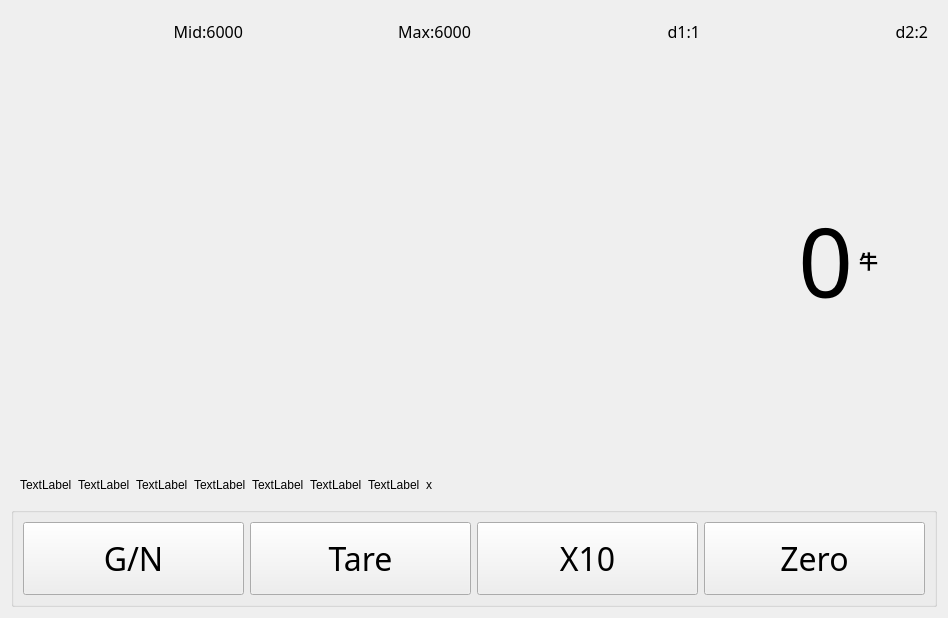
<?xml version="1.0" encoding="UTF-8"?>
<ui version="4.0">
 <class>WeightWidget</class>
 <widget class="QWidget" name="WeightWidget">
  <property name="geometry">
   <rect>
    <x>0</x>
    <y>0</y>
    <width>948</width>
    <height>618</height>
   </rect>
  </property>
  <property name="windowTitle">
   <string>Form</string>
  </property>
  <layout class="QVBoxLayout" name="verticalLayout">
   <item>
    <widget class="QWidget" name="titleStatus" native="true">
     <property name="styleSheet">
      <string notr="true"/>
     </property>
     <layout class="QHBoxLayout" name="horizontalLayout_5">
      <item>
       <widget class="QLabel" name="lbl_display_wet_2">
        <property name="sizePolicy">
         <sizepolicy hsizetype="Expanding" vsizetype="Preferred">
          <horstretch>0</horstretch>
          <verstretch>0</verstretch>
         </sizepolicy>
        </property>
        <property name="font">
         <font>
          <family>Agency FB</family>
          <pointsize>12</pointsize>
         </font>
        </property>
        <property name="text">
         <string>Mid:6000</string>
        </property>
        <property name="alignment">
         <set>Qt::AlignRight|Qt::AlignTrailing|Qt::AlignVCenter</set>
        </property>
       </widget>
      </item>
      <item>
       <widget class="QLabel" name="lbl_display_wet_3">
        <property name="sizePolicy">
         <sizepolicy hsizetype="Expanding" vsizetype="Preferred">
          <horstretch>0</horstretch>
          <verstretch>0</verstretch>
         </sizepolicy>
        </property>
        <property name="font">
         <font>
          <family>Agency FB</family>
          <pointsize>12</pointsize>
         </font>
        </property>
        <property name="autoFillBackground">
         <bool>false</bool>
        </property>
        <property name="text">
         <string>Max:6000</string>
        </property>
        <property name="alignment">
         <set>Qt::AlignRight|Qt::AlignTrailing|Qt::AlignVCenter</set>
        </property>
       </widget>
      </item>
      <item>
       <widget class="QLabel" name="lbl_display_wet_4">
        <property name="sizePolicy">
         <sizepolicy hsizetype="Expanding" vsizetype="Fixed">
          <horstretch>0</horstretch>
          <verstretch>0</verstretch>
         </sizepolicy>
        </property>
        <property name="font">
         <font>
          <family>Agency FB</family>
          <pointsize>12</pointsize>
         </font>
        </property>
        <property name="text">
         <string>d1:1</string>
        </property>
        <property name="alignment">
         <set>Qt::AlignRight|Qt::AlignTrailing|Qt::AlignVCenter</set>
        </property>
       </widget>
      </item>
      <item>
       <widget class="QLabel" name="lbl_display_wet_5">
        <property name="sizePolicy">
         <sizepolicy hsizetype="Expanding" vsizetype="Preferred">
          <horstretch>0</horstretch>
          <verstretch>0</verstretch>
         </sizepolicy>
        </property>
        <property name="font">
         <font>
          <family>Agency FB</family>
          <pointsize>12</pointsize>
         </font>
        </property>
        <property name="text">
         <string>d2:2</string>
        </property>
        <property name="alignment">
         <set>Qt::AlignRight|Qt::AlignTrailing|Qt::AlignVCenter</set>
        </property>
       </widget>
      </item>
     </layout>
    </widget>
   </item>
   <item>
    <widget class="QWidget" name="widgetInfo" native="true">
     <property name="styleSheet">
      <string notr="true"/>
     </property>
     <layout class="QHBoxLayout" name="horizontalLayout_4">
      <item>
       <widget class="QLabel" name="lbl_display_wet">
        <property name="sizePolicy">
         <sizepolicy hsizetype="Expanding" vsizetype="Expanding">
          <horstretch>0</horstretch>
          <verstretch>0</verstretch>
         </sizepolicy>
        </property>
        <property name="font">
         <font>
          <family>Agency FB</family>
          <pointsize>72</pointsize>
         </font>
        </property>
        <property name="styleSheet">
         <string notr="true"/>
        </property>
        <property name="text">
         <string>0</string>
        </property>
        <property name="alignment">
         <set>Qt::AlignRight|Qt::AlignTrailing|Qt::AlignVCenter</set>
        </property>
       </widget>
      </item>
      <item>
       <widget class="QLabel" name="lblunit">
        <property name="sizePolicy">
         <sizepolicy hsizetype="Fixed" vsizetype="Preferred">
          <horstretch>0</horstretch>
          <verstretch>0</verstretch>
         </sizepolicy>
        </property>
        <property name="font">
         <font>
          <family>Agency FB</family>
          <pointsize>14</pointsize>
          <weight>75</weight>
          <bold>true</bold>
         </font>
        </property>
        <property name="text">
         <string>牛</string>
        </property>
       </widget>
      </item>
      <item>
       <spacer name="horizontalSpacer">
        <property name="orientation">
         <enum>Qt::Horizontal</enum>
        </property>
        <property name="sizeType">
         <enum>QSizePolicy::Fixed</enum>
        </property>
        <property name="sizeHint" stdset="0">
         <size>
          <width>50</width>
          <height>20</height>
         </size>
        </property>
       </spacer>
      </item>
     </layout>
    </widget>
   </item>
   <item>
    <widget class="QWidget" name="titleParam" native="true">
     <property name="styleSheet">
      <string notr="true"/>
     </property>
     <layout class="QHBoxLayout" name="horizontalLayout_3" stretch="6,2,2">
      <property name="spacing">
       <number>0</number>
      </property>
      <property name="leftMargin">
       <number>0</number>
      </property>
      <property name="topMargin">
       <number>0</number>
      </property>
      <property name="rightMargin">
       <number>0</number>
      </property>
      <property name="bottomMargin">
       <number>0</number>
      </property>
      <item>
       <widget class="QFrame" name="frame">
        <property name="sizePolicy">
         <sizepolicy hsizetype="Fixed" vsizetype="Preferred">
          <horstretch>0</horstretch>
          <verstretch>0</verstretch>
         </sizepolicy>
        </property>
        <layout class="QHBoxLayout" name="horizontalLayout_10" stretch="1,1,1,1,1,1,1,1">
         <item>
          <widget class="QLabel" name="lbl_stable">
           <property name="sizePolicy">
            <sizepolicy hsizetype="Fixed" vsizetype="Preferred">
             <horstretch>0</horstretch>
             <verstretch>0</verstretch>
            </sizepolicy>
           </property>
           <property name="text">
            <string>TextLabel</string>
           </property>
           <property name="margin">
            <number>0</number>
           </property>
          </widget>
         </item>
         <item>
          <widget class="QLabel" name="lbl_zero">
           <property name="sizePolicy">
            <sizepolicy hsizetype="Fixed" vsizetype="Preferred">
             <horstretch>0</horstretch>
             <verstretch>0</verstretch>
            </sizepolicy>
           </property>
           <property name="text">
            <string>TextLabel</string>
           </property>
          </widget>
         </item>
         <item>
          <widget class="QLabel" name="lbl_net">
           <property name="sizePolicy">
            <sizepolicy hsizetype="Fixed" vsizetype="Preferred">
             <horstretch>0</horstretch>
             <verstretch>0</verstretch>
            </sizepolicy>
           </property>
           <property name="text">
            <string>TextLabel</string>
           </property>
          </widget>
         </item>
         <item>
          <widget class="QLabel" name="lbl_upflow">
           <property name="sizePolicy">
            <sizepolicy hsizetype="Fixed" vsizetype="Preferred">
             <horstretch>0</horstretch>
             <verstretch>0</verstretch>
            </sizepolicy>
           </property>
           <property name="text">
            <string>TextLabel</string>
           </property>
          </widget>
         </item>
         <item>
          <widget class="QLabel" name="lbl_underflow">
           <property name="sizePolicy">
            <sizepolicy hsizetype="Fixed" vsizetype="Preferred">
             <horstretch>0</horstretch>
             <verstretch>0</verstretch>
            </sizepolicy>
           </property>
           <property name="text">
            <string>TextLabel</string>
           </property>
          </widget>
         </item>
         <item>
          <widget class="QLabel" name="lbl_highspan">
           <property name="sizePolicy">
            <sizepolicy hsizetype="Fixed" vsizetype="Preferred">
             <horstretch>0</horstretch>
             <verstretch>0</verstretch>
            </sizepolicy>
           </property>
           <property name="text">
            <string>TextLabel</string>
           </property>
          </widget>
         </item>
         <item>
          <widget class="QLabel" name="lbl_zoom">
           <property name="sizePolicy">
            <sizepolicy hsizetype="Fixed" vsizetype="Preferred">
             <horstretch>0</horstretch>
             <verstretch>0</verstretch>
            </sizepolicy>
           </property>
           <property name="text">
            <string>TextLabel</string>
           </property>
          </widget>
         </item>
         <item>
          <widget class="QLabel" name="lbl_menucode">
           <property name="sizePolicy">
            <sizepolicy hsizetype="Fixed" vsizetype="Preferred">
             <horstretch>0</horstretch>
             <verstretch>0</verstretch>
            </sizepolicy>
           </property>
           <property name="text">
            <string>x</string>
           </property>
          </widget>
         </item>
        </layout>
       </widget>
      </item>
      <item>
       <widget class="QLabel" name="lblgross">
        <property name="sizePolicy">
         <sizepolicy hsizetype="Preferred" vsizetype="Fixed">
          <horstretch>0</horstretch>
          <verstretch>0</verstretch>
         </sizepolicy>
        </property>
        <property name="font">
         <font>
          <family>微软雅黑</family>
          <pointsize>14</pointsize>
         </font>
        </property>
        <property name="text">
         <string/>
        </property>
        <property name="alignment">
         <set>Qt::AlignLeading|Qt::AlignLeft|Qt::AlignVCenter</set>
        </property>
       </widget>
      </item>
      <item>
       <widget class="QLabel" name="lbltare">
        <property name="sizePolicy">
         <sizepolicy hsizetype="Preferred" vsizetype="Fixed">
          <horstretch>0</horstretch>
          <verstretch>0</verstretch>
         </sizepolicy>
        </property>
        <property name="font">
         <font>
          <family>微软雅黑</family>
          <pointsize>14</pointsize>
         </font>
        </property>
        <property name="text">
         <string/>
        </property>
        <property name="alignment">
         <set>Qt::AlignLeading|Qt::AlignLeft|Qt::AlignVCenter</set>
        </property>
       </widget>
      </item>
     </layout>
    </widget>
   </item>
   <item>
    <widget class="QGroupBox" name="grpOper">
     <property name="sizePolicy">
      <sizepolicy hsizetype="Preferred" vsizetype="Maximum">
       <horstretch>0</horstretch>
       <verstretch>0</verstretch>
      </sizepolicy>
     </property>
     <property name="minimumSize">
      <size>
       <width>0</width>
       <height>100</height>
      </size>
     </property>
     <property name="maximumSize">
      <size>
       <width>16777215</width>
       <height>100</height>
      </size>
     </property>
     <property name="title">
      <string/>
     </property>
     <layout class="QHBoxLayout" name="horizontalLayout_6">
      <item>
       <widget class="QPushButton" name="btnGN">
        <property name="sizePolicy">
         <sizepolicy hsizetype="Minimum" vsizetype="Preferred">
          <horstretch>0</horstretch>
          <verstretch>0</verstretch>
         </sizepolicy>
        </property>
        <property name="font">
         <font>
          <family>Agency FB</family>
          <pointsize>24</pointsize>
         </font>
        </property>
        <property name="text">
         <string>G/N</string>
        </property>
       </widget>
      </item>
      <item>
       <widget class="QPushButton" name="btnTare">
        <property name="sizePolicy">
         <sizepolicy hsizetype="Minimum" vsizetype="Preferred">
          <horstretch>0</horstretch>
          <verstretch>0</verstretch>
         </sizepolicy>
        </property>
        <property name="font">
         <font>
          <family>Agency FB</family>
          <pointsize>24</pointsize>
         </font>
        </property>
        <property name="text">
         <string>Tare</string>
        </property>
       </widget>
      </item>
      <item>
       <widget class="QPushButton" name="btnZoom10">
        <property name="sizePolicy">
         <sizepolicy hsizetype="Minimum" vsizetype="Preferred">
          <horstretch>0</horstretch>
          <verstretch>0</verstretch>
         </sizepolicy>
        </property>
        <property name="font">
         <font>
          <family>Agency FB</family>
          <pointsize>24</pointsize>
         </font>
        </property>
        <property name="text">
         <string>X10</string>
        </property>
       </widget>
      </item>
      <item>
       <widget class="QPushButton" name="btnZero">
        <property name="sizePolicy">
         <sizepolicy hsizetype="Minimum" vsizetype="Preferred">
          <horstretch>0</horstretch>
          <verstretch>0</verstretch>
         </sizepolicy>
        </property>
        <property name="font">
         <font>
          <family>Agency FB</family>
          <pointsize>24</pointsize>
         </font>
        </property>
        <property name="text">
         <string>Zero</string>
        </property>
       </widget>
      </item>
     </layout>
     <zorder>btnZoom10</zorder>
     <zorder>btnZero</zorder>
     <zorder>btnTare</zorder>
     <zorder>btnGN</zorder>
    </widget>
   </item>
  </layout>
 </widget>
 <resources/>
 <connections/>
</ui>
